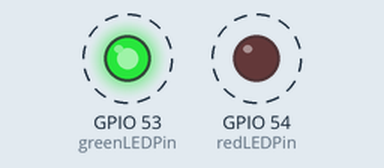
Recording of a program running on a simulated ESP32. Parts: output pins drawn as LEDs (lit = HIGH). Dashed ring = blinking.

Above: at 0.2 s.
Timing chart, 0 to 3.0 s (numbered marks = the images above):
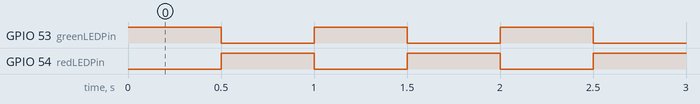

The program:

main.cpp
```cpp
/*
  Lesson 2 - Hello World
  by Bryan A. "CrazyUncleBurton" Thompson
  Last Updated 3/9/2026
*/

// Includes
#include <Arduino.h> // Add the Arduino library so we can use the Arduino functions like pinMode() and digitalWrite()

// Variables
int greenLEDPin = 53; // Our green LED is connected to pin 53 on the M5Stack
int redLEDPin = 54; // Our red LED is connected to pin 54 on the M5Stack

// The stuff in setup() runs one time when the M5Stack is powered on or reset
void setup()
{
  pinMode(greenLEDPin, OUTPUT); // set the pin mapped to the greenLEDPin to be an output pin
  pinMode(redLEDPin, OUTPUT); // set the pin mapped to the redLEDPin to be an output pin
}

// The stuff in loop()runs over and over again until the M5Stack is powered off or reset
void loop()
{
  digitalWrite(greenLEDPin, HIGH); // Turn the green LED on
  digitalWrite(redLEDPin, LOW); // Turn the red LED off
  delay(500); // Wait for half a second
  digitalWrite(greenLEDPin, LOW); // Turn the green LED off
  digitalWrite(redLEDPin, HIGH); // Turn the red LED on
  delay(500); // Wait for half a second
}
```

Measured:
- by itself, GPIO 53 (greenLEDPin), GPIO 54 (redLEDPin): alternates HIGH for 0.50 s and LOW for 0.50 s
